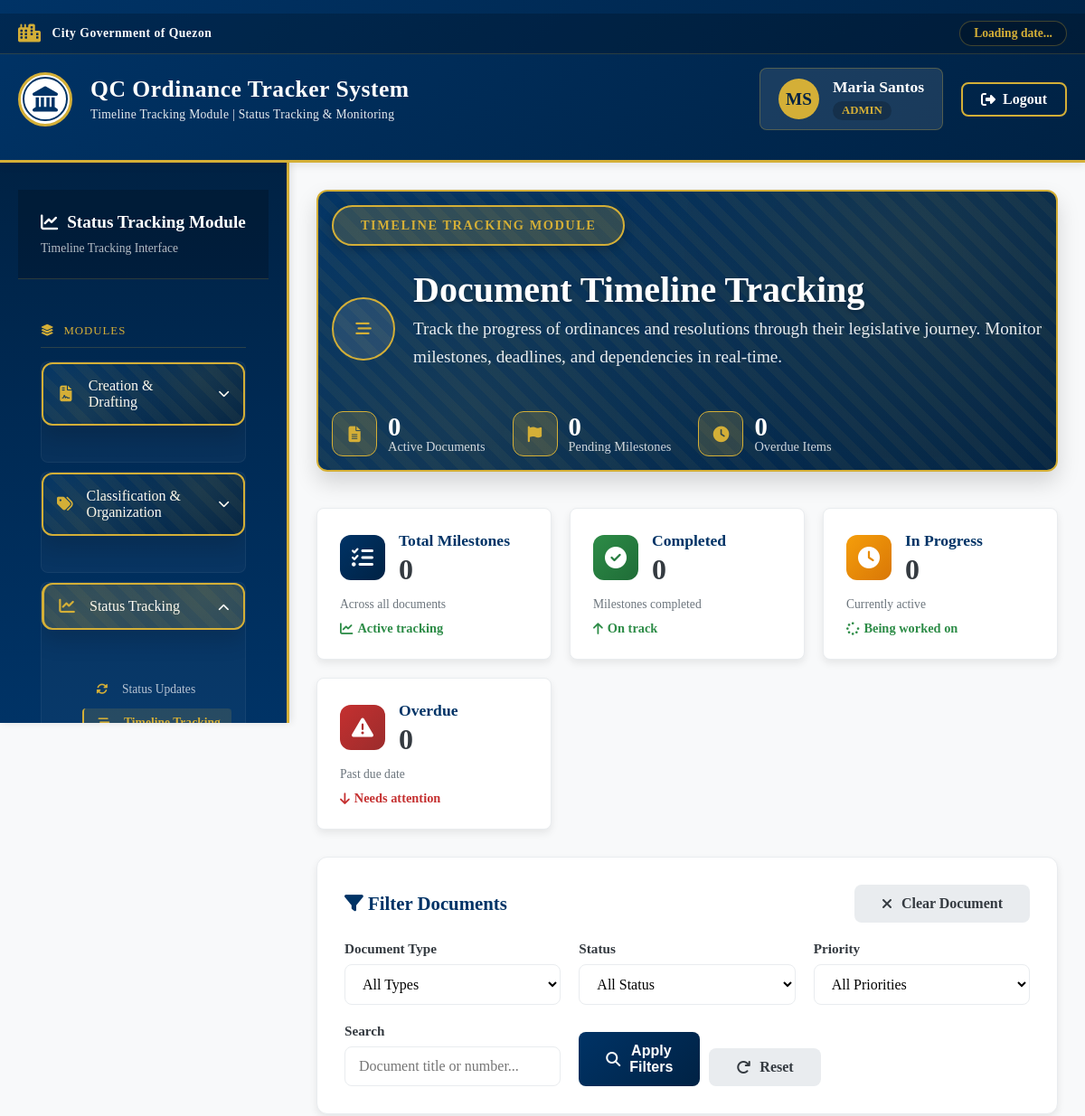
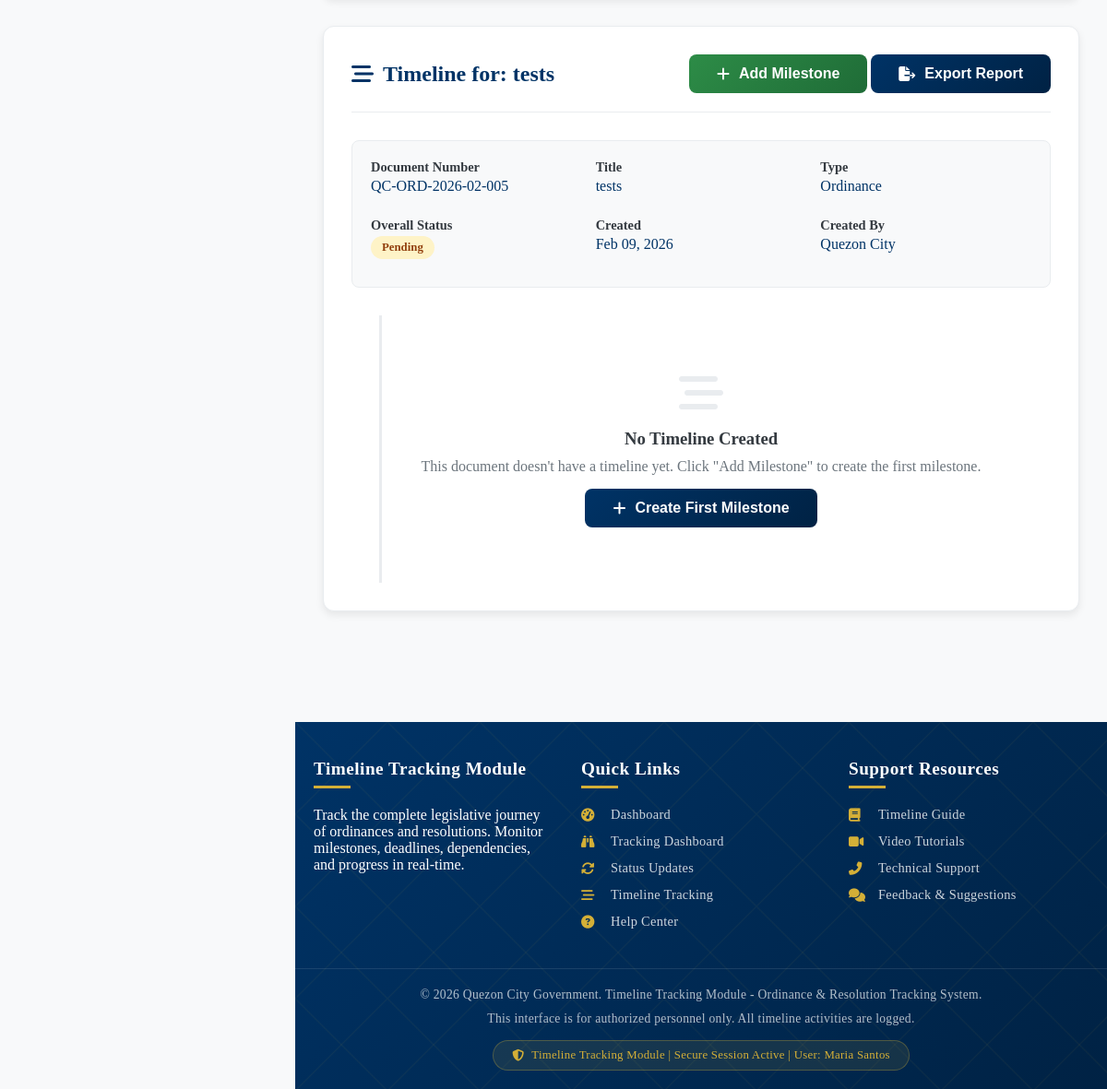
The app's page /superadmin/timeline.php?document_id=5&doc_type=ordinance (signed in) with its own data (2 pictures, top to bottom).
### tables this page shows
CREATE TABLE `users` (
  `id` int(11) NOT NULL,
  `email` varchar(100) NOT NULL,
  `password` varchar(255) NOT NULL,
  `first_name` varchar(50) NOT NULL,
  `last_name` varchar(50) NOT NULL,
  `role` enum('super_admin','admin','councilor') NOT NULL,
  `department` varchar(100) DEFAULT NULL,
  `is_active` tinyint(1) DEFAULT 1,
  `created_at` timestamp NOT NULL DEFAULT current_timestamp(),
  `last_login` timestamp NULL DEFAULT NULL
);

CREATE TABLE `ordinances` (
  `id` int(11) NOT NULL,
  `ordinance_number` varchar(50) NOT NULL,
  `title` varchar(255) NOT NULL,
  `description` text DEFAULT NULL,
  `status` enum('draft','pending','approved','rejected','implemented') DEFAULT 'draft',
  `created_by` int(11) DEFAULT NULL,
  `approved_by` int(11) DEFAULT NULL,
  `created_at` timestamp NOT NULL DEFAULT current_timestamp(),
  `updated_at` timestamp NOT NULL DEFAULT current_timestamp() ON UPDATE current_timestamp()
);

### superadmin/timeline.php (the view, shortened to what the rows shown need)
<?php
$database = new Database();
$conn = $database->getConnection();
$user_id = $_SESSION['user_id'];
$user_role = $_SESSION['role'];
$query = "SELECT * FROM users WHERE id = :id";
$stmt = $conn->prepare($query);
$stmt->bindParam(':id', $user_id);
$stmt->execute();
$user = $stmt->fetch();
$document_id = $_GET['document_id'] ?? 0;
$doc_type = $_GET['doc_type'] ?? '';
$timeline_data = [];
$document_info = null;
if ($document_id && $doc_type) {
    if ($doc_type === 'ordinance') {
        $doc_query = "SELECT * FROM ordinances WHERE id = :id";
    } else {
        $doc_query = "SELECT * FROM resolutions WHERE id = :id";
    }
    $doc_stmt = $conn->prepare($doc_query);
    $doc_stmt->bindParam(':id', $document_id);
    $doc_stmt->execute();
    $document_info = $doc_stmt->fetch();
    $timeline_query = "
        SELECT t.*,
               u.first_name,
               u.last_name,
               u.role,
               COUNT(c.id) as comment_count,
               (SELECT COUNT(*) FROM timeline_tracking WHERE dependency_id = t.id) as dependents_count
        FROM timeline_tracking t
        LEFT JOIN users u ON t.assigned_to = u.id
        LEFT JOIN timeline_comments c ON t.id = c.timeline_id
        WHERE t.document_id = :document_id AND t.document_type = :doc_type
        GROUP BY t.id
        ORDER BY t.due_date ASC, t.priority DESC
    ";
    $timeline_stmt = $conn->prepare($timeline_query);
    $timeline_stmt->bindParam(':document_id', $document_id);
    $timeline_stmt->bindParam(':doc_type', $doc_type);
    $timeline_stmt->execute();
    $timeline_data = $timeline_stmt->fetchAll();
}
$users_query = "SELECT id, first_name, last_name, role, department FROM users WHERE is_active = 1 ORDER BY last_name, first_name";
$users_stmt = $conn->query($users_query);
$available_users = $users_stmt->fetchAll();
?>
<!DOCTYPE html>
<html lang="en">
<head>
    <link rel="stylesheet" href="https://cdnjs.cloudflare.com/ajax/libs/font-awesome/6.4.0/css/all.min.css">
    <link rel="stylesheet" href="https://cdn.jsdelivr.net/npm/flatpickr/dist/flatpickr.min.css">
    <link rel="stylesheet" href="https://cdnjs.cloudflare.com/ajax/libs/chart.js/3.9.1/chart.min.css">
</head>
<body>
    <header class="government-header">
        <div class="main-header-content">
            <div class="qc-logo-container">
                <div class="site-title-container">
                    <h1>QC Ordinance Tracker System</h1>
                </div>
            </div>
            <div class="user-auth-section">
                <div class="user-welcome-panel">
                    <div class="user-avatar">
                        <?php echo strtoupper(substr($user['first_name'], 0, 1) . substr($user['last_name'], 0, 1)); ?>
                    </div>
                    <div class="user-info">
                        <div class="user-name"><?php echo htmlspecialchars($user['first_name'] . ' ' . $user['last_name']); ?></div>
                        <div class="user-role">
                            <?php echo strtoupper(str_replace('_', ' ', $user_role)); ?>
                        </div>
                    </div>
                </div>
            </div>
        </div>
    </header>
    <div class="main-wrapper">
        <main class="main-content">
            <div class="timeline-tracking-container">
                <div class="module-header fade-in">
                    <div class="module-header-content">
                        <div class="module-title-wrapper">
                            <div class="module-title">
                                <h1>Document Timeline Tracking</h1>
                            </div>
                        </div>
                    </div>
                </div>
                <?php if ($document_id && $document_info): ?>
                <div class="timeline-container fade-in">
                    <div class="timeline-header">
                        <h2 class="timeline-title">
                            <i class="fas fa-stream"></i>
                            Timeline for: <?php echo htmlspecialchars($document_info['title'] ?? $document_info['ordinance_number'] ?? $document_info['resolution_number']); ?>
                        </h2>
                        <div>
                            <button class="btn btn-success" onclick="openAddMilestoneModal()">
                                <i class="fas fa-plus"></i> Add Milestone
                            </button>
                            <button class="btn btn-primary" onclick="generateTimelineReport()">
                                <i class="fas fa-file-export"></i> Export Report
                            </button>
                        </div>
                    </div>
                    <div class="document-info">
                        <div class="info-grid">
                            <div class="info-item">
                                <div class="info-label">Document Number</div>
                                <div class="info-value">
                                    <?php echo htmlspecialchars($document_info['ordinance_number'] ?? $document_info['resolution_number']); ?>
                                </div>
                            </div>
                            <div class="info-item">
                                <div class="info-label">Title</div>
                                <div class="info-value"><?php echo htmlspecialchars($document_info['title']); ?></div>
                            </div>
                            <div class="info-item">
                                <div class="info-label">Type</div>
                                <div class="info-value"><?php echo ucfirst($doc_type); ?></div>
                            </div>
                            <div class="info-item">
                                <div class="info-label">Overall Status</div>
                                <div class="info-value">
                                    <span class="status-badge status-<?php echo $document_info['status']; ?>">
                                        <?php echo ucfirst($document_info['status']); ?>
                                    </span>
                                </div>
                            </div>
                            <div class="info-item">
                                <div class="info-label">Created</div>
                                <div class="info-value"><?php echo date('M d, Y', strtotime($document_info['created_at'])); ?></div>
                            </div>
                            <div class="info-item">
                                <div class="info-label">Created By</div>
                                <div class="info-value">
                                    <?php
                                    $creator_query = "SELECT first_name, last_name FROM users WHERE id = :id";
                                    $creator_stmt = $conn->prepare($creator_query);
                                    $creator_stmt->bindParam(':id', $document_info['created_by']);
                                    $creator_stmt->execute();
                                    $creator = $creator_stmt->fetch();
                                    echo $creator ? htmlspecialchars($creator['first_name'] . ' ' . $creator['last_name']) : 'Unknown';
                                    ?>
                                </div>
                            </div>
                        </div>
                    </div>
                    <div class="milestone-timeline">
                        <?php if (empty($timeline_data)): ?>
                        <div class="no-timeline" style="text-align: center; padding: 40px; color: var(--gray);">
                            <i class="fas fa-stream" style="font-size: 3rem; margin-bottom: 15px; color: var(--gray-light);"></i>
                            <h3 style="color: var(--gray-dark); margin-bottom: 10px;">No Timeline Created</h3>
                            <p>This document doesn't have a timeline yet. Click "Add Milestone" to create the first milestone.</p>
                            <button class="btn btn-primary" onclick="openAddMilestoneModal()" style="margin-top: 15px;">
                                <i class="fas fa-plus"></i> Create First Milestone
                            </button>
                        </div>
                        <?php endif; ?>
                    </div>
                </div>
                <?php endif; ?>
            </div>
        </main>
    </div>
                                <?php foreach ($available_users as $user): ?>
                                <option value="<?php echo $user['id']; ?>">
                                    <?php echo htmlspecialchars($user['first_name'] . ' ' . $user['last_name'] . ' - ' . $user['role']); ?>
                                </option>
                                <?php endforeach; ?>
    <footer class="government-footer">
        <div class="copyright">
            <p>&copy; 2026 Quezon City Government. Timeline Tracking Module - Ordinance & Resolution Tracking System.</p>
            <p style="margin-top: 10px;">This interface is for authorized personnel only. All timeline activities are logged.</p>
            <div class="security-badge">
                <i class="fas fa-shield-alt"></i>
                Timeline Tracking Module | Secure Session Active | User: <?php echo htmlspecialchars($user['first_name'] . ' ' . $user['last_name']); ?>
            </div>
        </div>
    </footer>
</body>
</html>

### records on screen
users: first_name+last_name "MS", first_name+last_name "Maria Santos"
ordinances: title "tests", ordinance_number "QC-ORD-2026-02-005", status "Pending", created_at "Feb 09, 2026"
users: first_name+last_name "Quezon City"

### other values on screen
str_replace('_', ' ', $user_role) "ADMIN"
$stats['total_documents'] "0"
$stats['pending_milestones'] "0"
$stats['overdue_milestones'] "0"
$stats['completed_milestones'] "0"
$stats['in_progress_milestones'] "0"
$doc_type "Ordinance"
